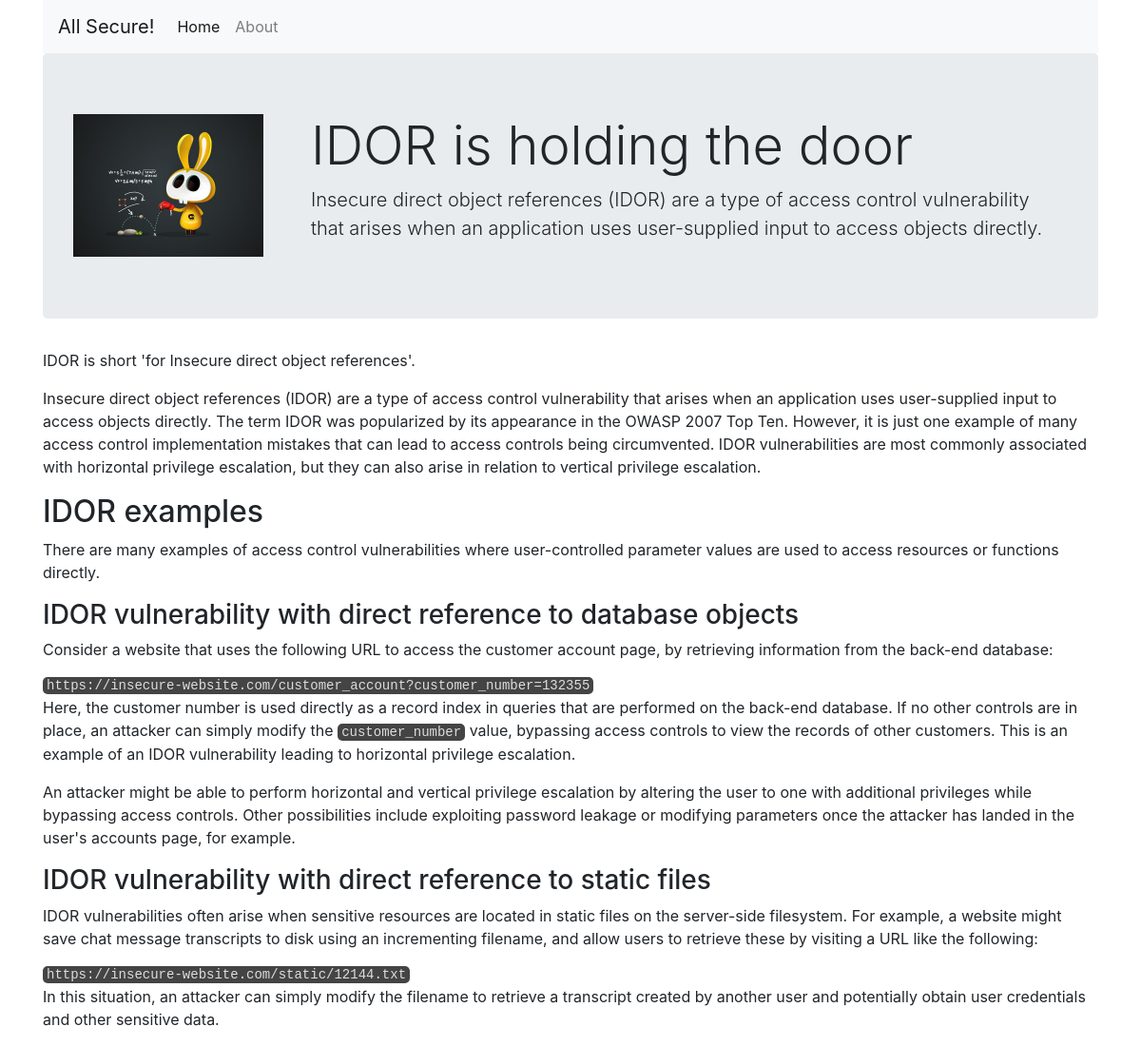
/app/article.php?id=1, run on an earlier commit of the app's database.
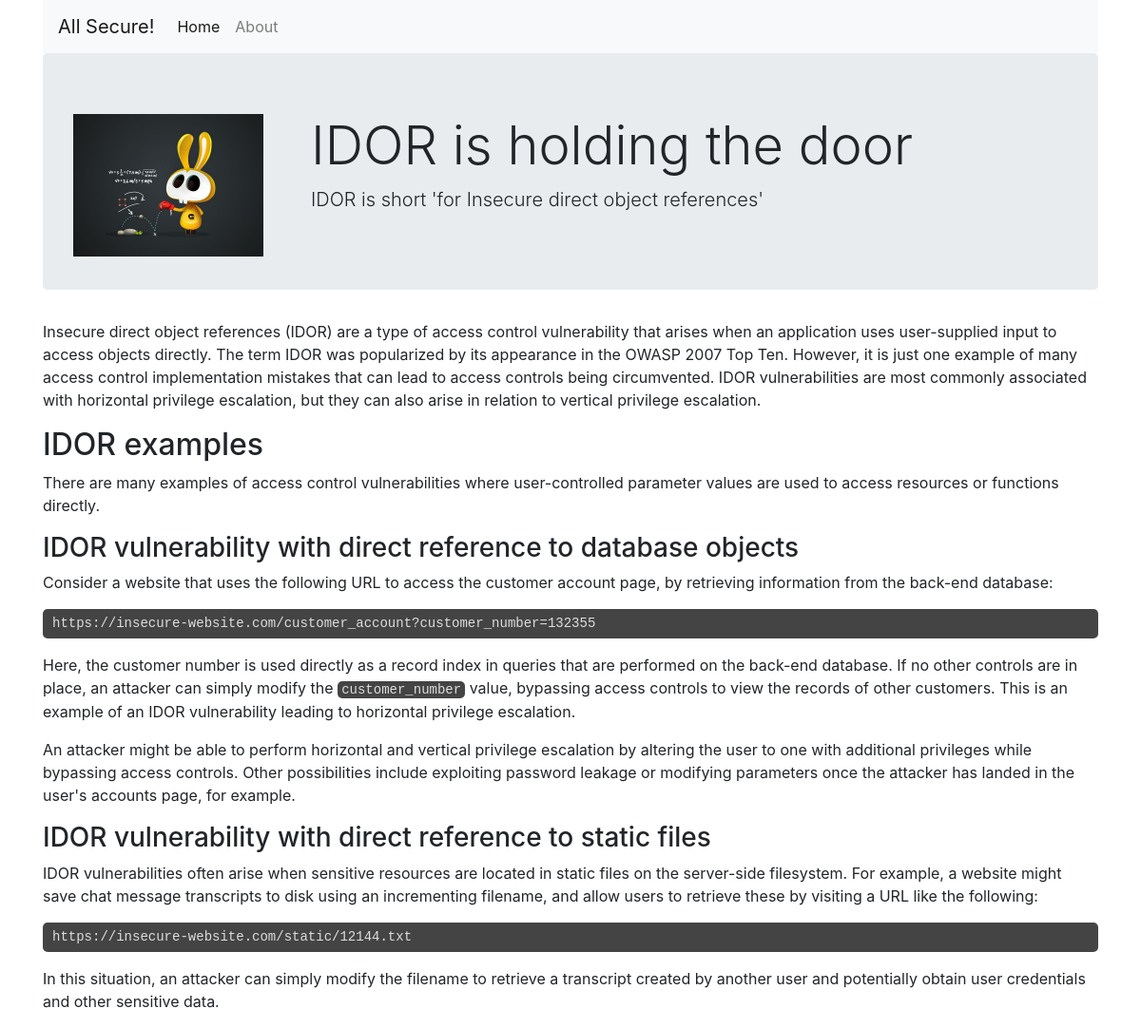
And on a later commit of the database.
### tables this page shows
CREATE TABLE articles (
    id          int,
    title       varchar(100),
    excerpt     varchar(500),
    thumbnail   varchar(100),
    article     text
);

### app/article.php (the view, shortened to what this page needs)
<?php include('includes/database.inc.php') ?>
<html lang="en">
    <head>
        <?php include('includes/head.inc.php') ?>
    </head>
    <body>
        <div class="container">
        <?php include('includes/menu.inc.php') ?>
        <?php
            $sql = "SELECT id, title, excerpt, article, thumbnail FROM articles WHERE id = ?;";
            $stmt = $db_conn->prepare($sql);
            $stmt->bind_param("i", $article);
            $stmt->execute();
            $result = $stmt->get_result();
            if ($result->num_rows > 0) {
                while($row = $result->fetch_assoc()) {
            ?>
                <div class="jumbotron">
                    <div style="float: left; margin-right: 50px;">
                        <img src="/assets/thumbnails/<?= $row['thumbnail'] ?>" alt="<?= $row['title'] ?>" height="150" />
                    </div>
                    <h1 class="display-4"><?= $row['title'] ?></h1>
                    <p class="lead"><?= $row['excerpt'] ?></p>
                </div>
                <article>
                    <?= $row['article'] ?>
                </article>
            <?php
                    }
                }
        ?>
        </div>
    </body>
</html>

What changed in the data, as far as the page shows it:
changed articles "IDOR is holding the door": excerpt "Insecure direct object references (IDOR) are a type of access control vulnerability that arises when an application uses user-supplied input to access objects directly." → "IDOR is short 'for Insecure direct object references'"; article "IDOR is short 'for Insecure direct object references'. Insecure direct object references…" → "Insecure direct object references…"
